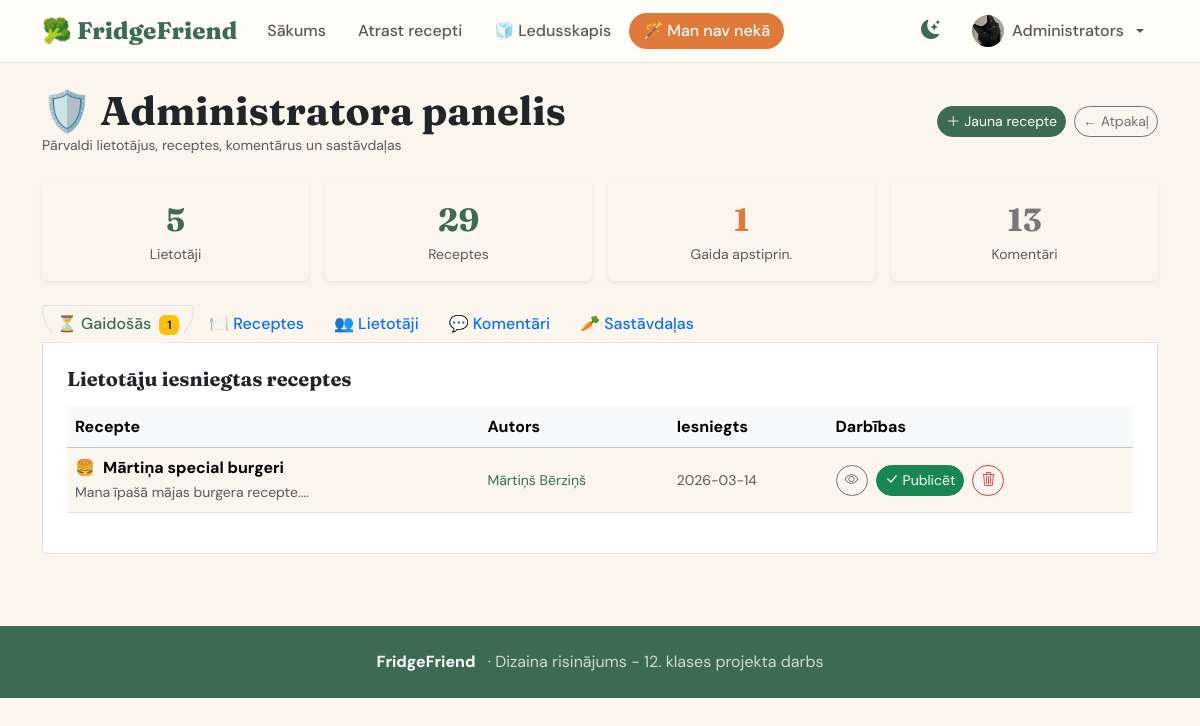
The page /admin (signed in) on the database its author committed.
### tables this page shows
CREATE TABLE users (
            id            INTEGER PRIMARY KEY AUTOINCREMENT,
            username      TEXT    UNIQUE NOT NULL,
            email         TEXT    UNIQUE NOT NULL,
            password_hash TEXT    NOT NULL,
            display_name  TEXT,
            bio           TEXT,
            profile_pic   TEXT,
            is_admin      INTEGER DEFAULT 0,
            created_at    TEXT    DEFAULT CURRENT_TIMESTAMP
        );

CREATE TABLE recipes (
            id           INTEGER PRIMARY KEY AUTOINCREMENT,
            name         TEXT    NOT NULL,
            emoji        TEXT    DEFAULT "🍽️",
            time_minutes INTEGER DEFAULT 15,
            cost_eur     REAL    DEFAULT 1.0,
            difficulty   TEXT    DEFAULT "Viegli",
            serves       TEXT    DEFAULT "1 porcija",
            tip          TEXT,
            description  TEXT,
            created_by   INTEGER,
            is_official  INTEGER DEFAULT 1,
            is_public    INTEGER DEFAULT 1,
            created_at   TEXT    DEFAULT CURRENT_TIMESTAMP,
            FOREIGN KEY(created_by) REFERENCES users(id) ON DELETE SET NULL
        );

### app.py (the view)
@app.route('/admin')
@admin_required
def admin_index():
    return render_template('admin/index.html',
        all_users=users.get_all(), pending=recipes.get_pending_review(),
        all_recipes=recipes.get_all_public(), all_comments=comments.get_all(),
        all_ings=ings.get_all())

### app.py (called while the page is built)
def get_current_user():
    if 'user_id' in session:
        return users.get_by_id(session['user_id'])
    return None

def admin_required(f):
    @wraps(f)
    def decorated(*args, **kwargs):
        user = get_current_user()
        if not user or not user['is_admin']:
            flash('Nav administratora piekļuves tiesību.', 'danger')
            return redirect(url_for('sakums'))
        return f(*args, **kwargs)
    return decorated

@app.context_processor
def inject_user():
    return dict(current_user=get_current_user())

### models.py (called while the page is built)
    def connect(self):
        conn = sqlite3.connect(self.path)
        conn.row_factory = sqlite3.Row
        conn.execute("PRAGMA foreign_keys = ON")
        return conn

    def fetchone(self, sql, params=()):
        conn = self.connect()
        try:
            return conn.execute(sql, params).fetchone()
        finally:
            conn.close()

    def fetchall(self, sql, params=()):
        conn = self.connect()
        try:
            return conn.execute(sql, params).fetchall()
        finally:
            conn.close()

    def get_by_id(self, uid):
        return self.db.fetchone("SELECT * FROM users WHERE id=?", (uid,))

    def get_all(self):
        return self.db.fetchall("SELECT * FROM users ORDER BY created_at DESC")

    def get_all_public(self):
        return self.db.fetchall(
            """SELECT r.*,
                      (SELECT COUNT(*) FROM recipe_likes WHERE recipe_id=r.id) as like_count
               FROM recipes r WHERE r.is_public=1 AND r.is_official=1
               ORDER BY like_count DESC"""
        )

    def get_pending_review(self):
        return self.db.fetchall(
            """SELECT r.*, u.username as creator_username, u.display_name as creator_display
               FROM recipes r JOIN users u ON r.created_by=u.id
               WHERE r.is_official=0
               ORDER BY r.created_at DESC"""
        )

    def get_all(self):
        return self.db.fetchall(
            """SELECT c.*, u.username, r.name as recipe_name
               FROM comments c
               LEFT JOIN users u ON c.user_id=u.id
               LEFT JOIN recipes r ON c.recipe_id=r.id
               ORDER BY c.created_at DESC"""
        )

    def get_all(self):
        return self.db.fetchall("SELECT * FROM ingredients ORDER BY category, name")

### templates/admin/index.html (shortened to what this page needs)
{% extends "base.html" %}
{% block content %}
<div class="container-xl py-4">
  <div class="d-flex align-items-center gap-3 mb-4 flex-wrap">
    <div>
      <h1 class="ff-display fw-bold mb-0">🛡️ Administratora panelis</h1>
      <p class="text-muted small mb-0">Pārvaldi lietotājus, receptes, komentārus un sastāvdaļas</p>
    </div>
    <div class="ms-auto d-flex gap-2">
      <a href="{{ url_for('admin_jauna_recepte') }}" class="btn btn-primary btn-sm btn-pill"><i class="bi bi-plus-lg me-1"></i>Jauna recepte</a>
      <a href="{{ url_for('sakums') }}" class="btn btn-outline-secondary btn-sm btn-pill">← Atpakaļ</a>
    </div>
  </div>
  <div class="row g-3 mb-4">
    <div class="col-6 col-md-3"><div class="card border-0 shadow-sm text-center p-3"><div class="ff-display fw-bold ff-green-text" style="font-size:2rem">{{ all_users|length }}</div><div class="small text-muted">Lietotāji</div></div></div>
    <div class="col-6 col-md-3"><div class="card border-0 shadow-sm text-center p-3"><div class="ff-display fw-bold ff-green-text" style="font-size:2rem">{{ all_recipes|length }}</div><div class="small text-muted">Receptes</div></div></div>
    <div class="col-6 col-md-3"><div class="card border-0 shadow-sm text-center p-3"><div class="ff-display fw-bold ff-orange-text" style="font-size:2rem">{{ pending|length }}</div><div class="small text-muted">Gaida apstiprin.</div></div></div>
    <div class="col-6 col-md-3"><div class="card border-0 shadow-sm text-center p-3"><div class="ff-display fw-bold" style="font-size:2rem;color:#777">{{ all_comments|length }}</div><div class="small text-muted">Komentāri</div></div></div>
  </div>
  <ul class="nav nav-tabs" id="adminTabs">
    <li class="nav-item"><a class="nav-link active" data-bs-toggle="tab" href="#pending">⏳ Gaidošās <span class="badge bg-warning text-dark ms-1">{{ pending|length }}</span></a></li>
    <li class="nav-item"><a class="nav-link" data-bs-toggle="tab" href="#recipes">🍽️ Receptes</a></li>
    <li class="nav-item"><a class="nav-link" data-bs-toggle="tab" href="#users">👥 Lietotāji</a></li>
    <li class="nav-item"><a class="nav-link" data-bs-toggle="tab" href="#comments">💬 Komentāri</a></li>
    <li class="nav-item"><a class="nav-link" data-bs-toggle="tab" href="#ingredients">🥕 Sastāvdaļas</a></li>
  </ul>
  <div class="tab-content border border-top-0 rounded-bottom p-4 bg-body">
    <div class="tab-pane fade show active" id="pending">
      <h5 class="ff-display fw-bold mb-3">Lietotāju iesniegtas receptes</h5>
      {% if not pending %}<p class="text-muted fst-italic">Nav gaidošu recepšu. 🎉</p>
      {% else %}
      <div class="table-responsive"><table class="table table-hover align-middle table-admin">
        <thead class="table-light"><tr><th>Recepte</th><th>Autors</th><th>Iesniegts</th><th>Darbības</th></tr></thead>
        <tbody>{% for r in pending %}<tr>
          <td><span class="me-2">{{ r.emoji }}</span><strong>{{ r.name }}</strong><br><span class="text-muted small">{{ (r.description or '')[:60] }}…</span></td>
          <td><a href="{{ url_for('publiskais_profils', username=r.creator_username) }}" class="text-decoration-none ff-green-text small">{{ r.creator_display or r.creator_username }}</a></td>
          <td class="small text-muted">{{ (r.created_at or '')[:10] }}</td>
          <td><div class="d-flex gap-2 flex-wrap">
            <a href="{{ url_for('recepte', recipe_id=r.id) }}" class="btn btn-outline-secondary btn-sm btn-pill" target="_blank"><i class="bi bi-eye"></i></a>
            <form method="POST" action="{{ url_for('admin_publicet', recipe_id=r.id) }}" class="m-0"><button type="submit" class="btn btn-success btn-sm btn-pill"><i class="bi bi-check-lg me-1"></i>Publicēt</button></form>
            <form method="POST" action="{{ url_for('admin_dzest_recepti', recipe_id=r.id) }}" class="m-0"><button type="submit" class="btn btn-outline-danger btn-sm btn-pill" onclick="return confirm('Dzest?')"><i class="bi bi-trash3"></i></button></form>
          </div></td>
        </tr>{% endfor %}</tbody>
      </table></div>{% endif %}
    </div>
  </div>
</div>
{% endblock %}

### templates/base.html (shortened to what this page needs)
<!DOCTYPE html>
<html lang="lv" data-bs-theme="light">
<head>
  <link href="https://cdn.jsdelivr.net/npm/bootstrap@5.3.3/dist/css/bootstrap.min.css" rel="stylesheet">
  <link href="https://cdn.jsdelivr.net/npm/bootstrap-icons@1.11.3/font/bootstrap-icons.min.css" rel="stylesheet">
  <link rel="stylesheet" href="{{ url_for('static', filename='style.css') }}">
</head>
<body class="page-fade">
<nav class="navbar navbar-expand-lg sticky-top">
  <div class="container-xl">
    <a class="navbar-brand" href="{{ url_for('sakums') }}">🥦 FridgeFriend</a>
    <div class="collapse navbar-collapse" id="navMenu">
      <ul class="navbar-nav me-auto gap-1">
        <li class="nav-item">
          <a class="nav-link {% if request.endpoint=='sakums' %}active{% endif %}" href="{{ url_for('sakums') }}">Sākums</a>
        </li>
        <li class="nav-item">
          <a class="nav-link {% if request.endpoint in ['sastavdalas','receptes','recepte'] %}active{% endif %}" href="{{ url_for('sastavdalas') }}">Atrast recepti</a>
        </li>
        <li class="nav-item">
          <a class="nav-link {% if request.endpoint=='mans_ledusskapis' %}active{% endif %}" href="{{ url_for('mans_ledusskapis') }}">🧊 Ledusskapis</a>
        </li>
        <li class="nav-item">
          <a class="nav-link btn-orange {% if request.endpoint=='mann_nav' %}active{% endif %}" href="{{ url_for('mann_nav') }}">🪄 Man nav nekā</a>
        </li>
      </ul>
      <ul class="navbar-nav align-items-center gap-2">
        <li class="nav-item">
          <button id="darkToggle" title="Tumšais/gaišais režīms">
            <i class="bi bi-moon-stars-fill" id="darkIcon"></i>
          </button>
        </li>
        {% if current_user %}
        <li class="nav-item dropdown">
          <a class="nav-link dropdown-toggle d-flex align-items-center gap-2" href="#" data-bs-toggle="dropdown">
            <div class="nav-avatar">
              {% if current_user.profile_pic %}
                <img src="{{ url_for('static', filename='uploads/avatars/' + current_user.profile_pic) }}" alt="">
              {% else %}
                {{ (current_user.display_name or current_user.username)[0].upper() }}
              {% endif %}
            </div>
            <span class="d-none d-lg-inline">{{ current_user.display_name or current_user.username }}</span>
          </a>
        </li>
        {% else %}
        <li class="nav-item"><a class="nav-link" href="{{ url_for('login') }}">Pieslēgties</a></li>
        <li class="nav-item"><a class="btn btn-primary btn-sm btn-pill px-3" href="{{ url_for('register') }}">Reģistrēties</a></li>
        {% endif %}
      </ul>
    </div>
  </div>
</nav>
{% block content %}{% endblock %}
<footer class="py-4 mt-5">
  <div class="container-xl text-center">
    <strong class="text-white">FridgeFriend</strong>
    <span class="ms-2">·  Dizaina risinājums - 12. klases projekta darbs </span>
  </div>
</footer>
</body>
</html>

### static/style.css (style rules this page uses)
:root { --ff-green: #3D6B4F; --ff-green-light: #5A8C6A; --ff-green-pale: #E8F0EB; --ff-orange: #E07A3A; --ff-orange-pale: #FEF0E6; --ff-cream: #FAF6EE; --ff-border: #E8E0D5; --bs-primary: #3D6B4F; --bs-primary-rgb: 61,107,79; --bs-body-font-family: 'DM Sans', sans-serif; --bs-body-bg: #FAF6EE; }
.ff-display { font-family: 'Fraunces', serif; }
.navbar-brand { font-family: 'Fraunces', serif; font-size: 1.5rem; font-weight: 800; color: var(--ff-green) !important; }
.navbar { background: #fffdf7; border-bottom: 1.5px solid var(--ff-border); }
.nav-link { font-weight: 500; border-radius: 50px; padding: 6px 14px !important; transition: all .15s; }
.nav-link:hover, .nav-link.active { background: var(--ff-green-pale); color: var(--ff-green) !important; }
.nav-link.btn-orange { background: var(--ff-orange); color: #fff !important; border-radius: 50px; }
.btn-primary { background: var(--ff-green); border-color: var(--ff-green); }
.btn-orange { background: var(--ff-orange); border-color: var(--ff-orange); color: #fff; }
.btn-pill { border-radius: 50px !important; }
#darkToggle { cursor: pointer; font-size: 1.2rem; background: none; border: none; color: var(--ff-green); padding: 6px 10px; border-radius: 50px; }
.ff-green-text { color: var(--ff-green) !important; }
.ff-orange-text { color: var(--ff-orange) !important; }
footer { background: var(--ff-green); color: rgba(255,255,255,.75); }
.page-fade { animation: pageFade .3s ease; }
.table-admin td, .table-admin th { vertical-align: middle; }
.nav-avatar { width: 32px; height: 32px; border-radius: 50%; background: var(--ff-green); color: #fff; font-weight: 700; font-size: .8rem; display: inline-flex; align-items: center; justify-content: center; overflow: hidden; }
.nav-avatar img { width: 100%; height: 100%; object-fit: cover; }

### rows shown on the page
users: profile_pic (picture), display_name "Administrators"
recipes: emoji "🍔", name "Mārtiņa special burgeri", description "Mana īpašā mājas burgera recepte.", display_name "Mārtiņš Bērziņš", created_at "2026-03-14"

### other values the page prints
{{ all_users|length }} "5"
{{ all_recipes|length }} "29"
{{ pending|length }} "1"
{{ all_comments|length }} "13"
